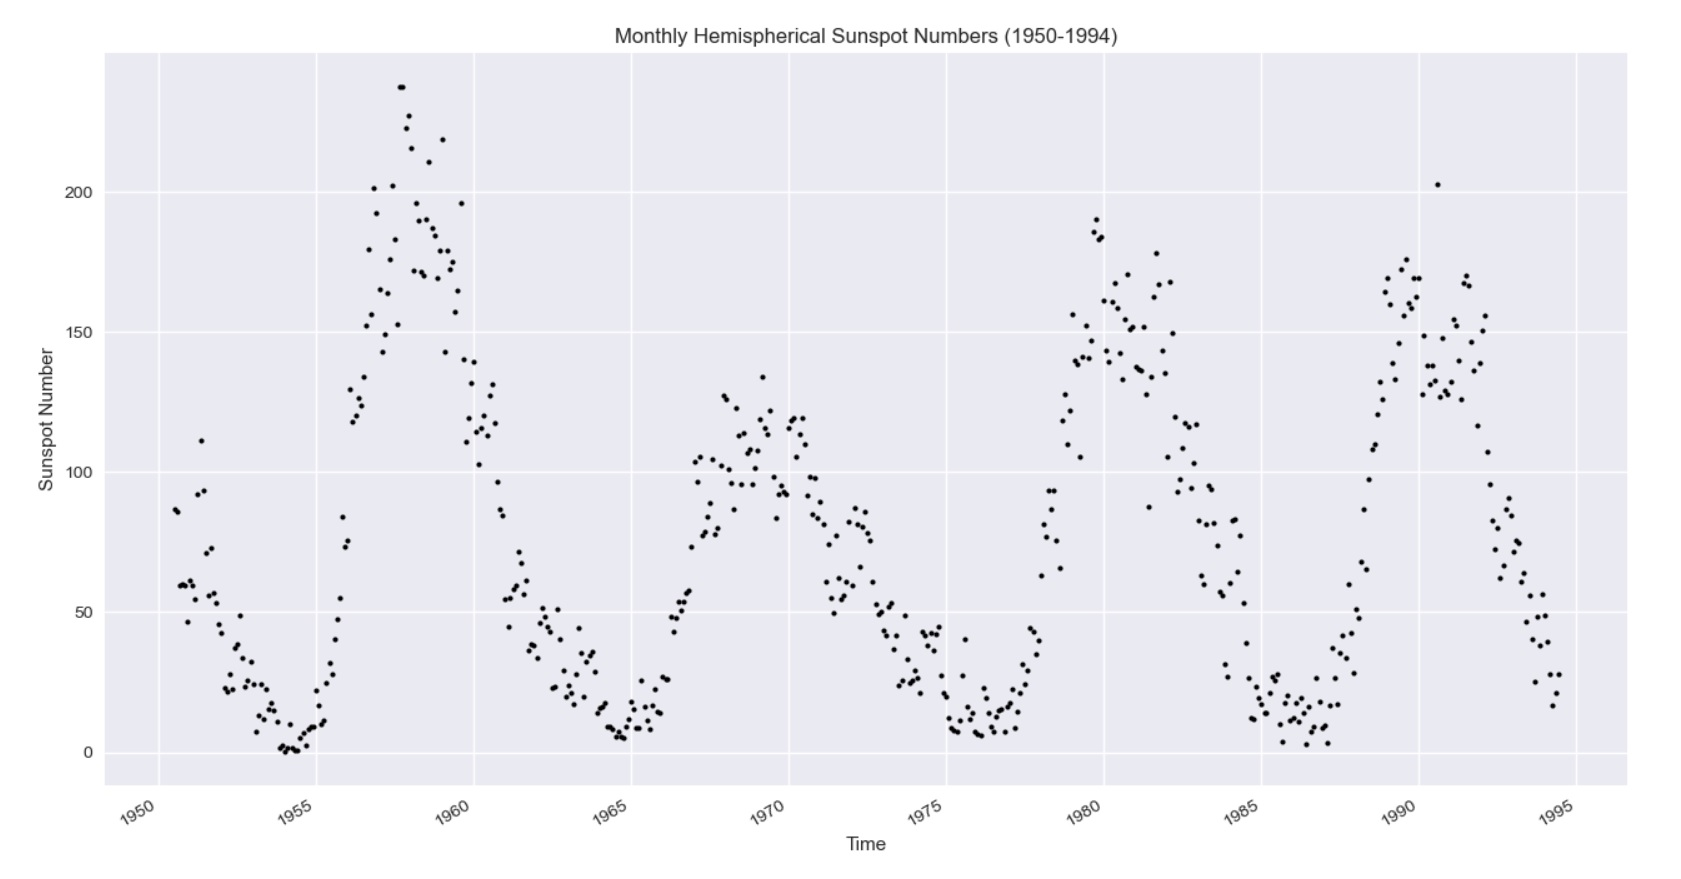

The Python source for this figure:
import pandas as pd
import numpy as np
from datetime import datetime, timedelta
from matplotlib import pyplot as plt
from matplotlib import dates as mpl_dates

plt.style.use('seaborn')

data = pd.read_csv('SN_m_hem_50-94.csv')

data['Date'] = pd.to_datetime(data['Date'])
data.sort_values('Date', inplace=True)

sunspot_date = data['Date']
sunspot_TSN = data['TSN']

plt.plot_date(sunspot_date, sunspot_TSN, markersize = 3, c=(0,0,0))

plt.gcf().autofmt_xdate()

plt.title('Monthly Hemispherical Sunspot Numbers (1950-1994)')
plt.xlabel('Time')
plt.ylabel('Sunspot Number')
  
plt.show()
